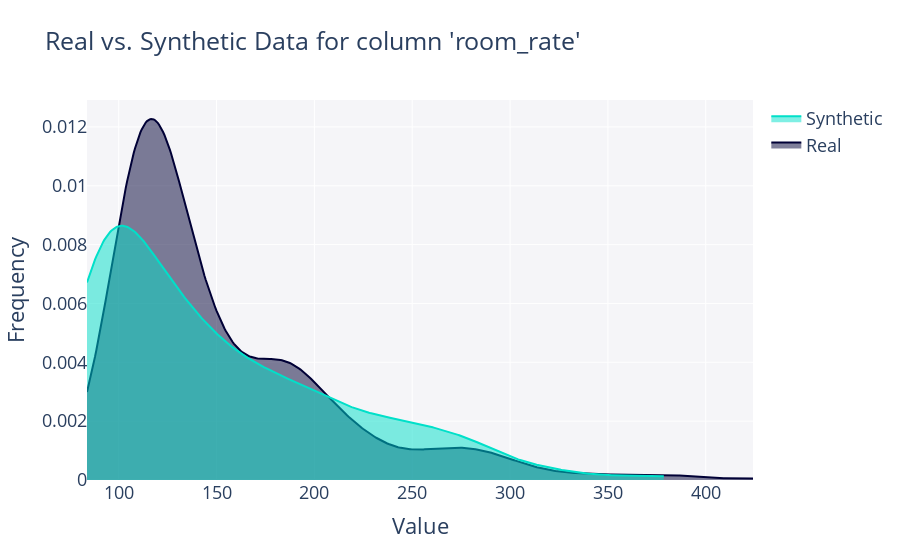

The code cell stored with this chart in its notebook:
### Code cell
from sdv.evaluation.single_table import get_column_plot

fig = get_column_plot(
    real_data=real_data,
    synthetic_data=synthetic_data,
    column_name='room_rate',
    metadata=metadata
)

fig.show()

### Figure 1 — Plotly figure (JSON) as saved in the notebook; plotly's stock layout.template omitted (floating-point values rounded to 4 significant figures; data arrays with more than 128 entries replaced by an {"elided": "..."} marker saying what was removed)
{"data": [{"fill": "tozeroy", "hovertemplate": "<b>Real</b><br>Frequency: %{y}<extra></extra>", "legendgroup": "Real", "marker": {"color": "#000036"}, "mode": "lines", "name": "Real", "showlegend": true, "type": "scatter", "x": {"elided": "500 float values"}, "xaxis": "x", "y": {"elided": "500 float values"}, "yaxis": "y"}, {"fill": "tozeroy", "hovertemplate": "<b>Synthetic</b><br>Frequency: %{y}<extra></extra>", "legendgroup": "Synthetic", "marker": {"color": "#01E0C9"}, "mode": "lines", "name": "Synthetic", "showlegend": true, "type": "scatter", "x": {"elided": "500 float values"}, "xaxis": "x", "y": {"elided": "500 float values"}, "yaxis": "y"}], "layout": {"barmode": "overlay", "font": {"size": 18}, "hovermode": "closest", "legend": {"traceorder": "reversed"}, "plot_bgcolor": "#F5F5F8", "title": {"text": "Real vs. Synthetic Data for column 'room_rate'"}, "xaxis": {"anchor": "y2", "domain": [0, 1], "title": {"text": "Value"}, "zeroline": false}, "yaxis": {"anchor": "free", "domain": [0, 1], "position": 0, "title": {"text": "Frequency"}}}}
